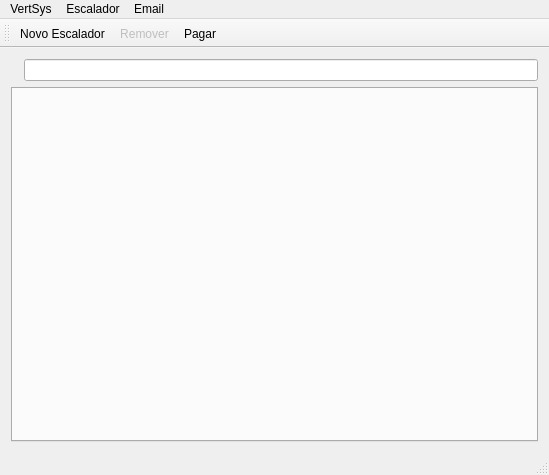
<?xml version="1.0" encoding="UTF-8"?>
<ui version="4.0">
 <class>MainWindow</class>
 <widget class="QMainWindow" name="MainWindow">
  <property name="geometry">
   <rect>
    <x>0</x>
    <y>0</y>
    <width>549</width>
    <height>475</height>
   </rect>
  </property>
  <property name="windowTitle">
   <string>MainWindow</string>
  </property>
  <widget class="QWidget" name="centralWidget">
   <layout class="QVBoxLayout" name="verticalLayout">
    <item>
     <layout class="QHBoxLayout" name="horizontalLayout">
      <item>
       <widget class="QLabel" name="label">
        <property name="maximumSize">
         <size>
          <width>21</width>
          <height>21</height>
         </size>
        </property>
        <property name="text">
         <string/>
        </property>
        <property name="pixmap">
         <pixmap resource="icons.qrc">:/general/icons/Search-icon.png</pixmap>
        </property>
        <property name="scaledContents">
         <bool>true</bool>
        </property>
       </widget>
      </item>
      <item>
       <widget class="QLineEdit" name="lineEdit_search"/>
      </item>
     </layout>
    </item>
    <item>
     <widget class="TabWidget" name="tabWidget"/>
    </item>
   </layout>
  </widget>
  <widget class="QMenuBar" name="menuBar">
   <property name="geometry">
    <rect>
     <x>0</x>
     <y>0</y>
     <width>549</width>
     <height>22</height>
    </rect>
   </property>
   <widget class="QMenu" name="menuVertSys">
    <property name="title">
     <string>VertSys</string>
    </property>
    <addaction name="actionNew_Climber"/>
   </widget>
   <widget class="QMenu" name="menuEscalador">
    <property name="title">
     <string>Escalador</string>
    </property>
    <addaction name="actionRemove_Climber"/>
    <addaction name="actionToggleActivity_Climber"/>
    <addaction name="actionPay_Climber"/>
   </widget>
   <widget class="QMenu" name="menuEmail">
    <property name="title">
     <string>Email</string>
    </property>
   </widget>
   <addaction name="menuVertSys"/>
   <addaction name="menuEscalador"/>
   <addaction name="menuEmail"/>
  </widget>
  <widget class="QToolBar" name="mainToolBar">
   <property name="iconSize">
    <size>
     <width>48</width>
     <height>48</height>
    </size>
   </property>
   <attribute name="toolBarArea">
    <enum>TopToolBarArea</enum>
   </attribute>
   <attribute name="toolBarBreak">
    <bool>false</bool>
   </attribute>
   <addaction name="actionNew_Climber"/>
   <addaction name="actionRemove_Climber"/>
   <addaction name="actionPay_Climber"/>
  </widget>
  <widget class="QStatusBar" name="statusBar"/>
  <action name="actionNew_Climber">
   <property name="icon">
    <iconset resource="icons.qrc">
     <normaloff>:/general/icons/New-climber.png</normaloff>:/general/icons/New-climber.png</iconset>
   </property>
   <property name="text">
    <string>Novo Escalador</string>
   </property>
  </action>
  <action name="actionRemove_Climber">
   <property name="enabled">
    <bool>false</bool>
   </property>
   <property name="icon">
    <iconset resource="icons.qrc">
     <normaloff>:/general/icons/Rem-climber.png</normaloff>:/general/icons/Rem-climber.png</iconset>
   </property>
   <property name="text">
    <string>Remover</string>
   </property>
  </action>
  <action name="actionToggleActivity_Climber">
   <property name="checkable">
    <bool>true</bool>
   </property>
   <property name="text">
    <string>Inativar</string>
   </property>
  </action>
  <action name="actionPay_Climber">
   <property name="icon">
    <iconset resource="icons.qrc">
     <normaloff>:/general/icons/paying.png</normaloff>:/general/icons/paying.png</iconset>
   </property>
   <property name="text">
    <string>Pagar</string>
   </property>
  </action>
 </widget>
 <layoutdefault spacing="6" margin="11"/>
 <customwidgets>
  <customwidget>
   <class>TabWidget</class>
   <extends>QTabWidget</extends>
   <header>tabwidget.h</header>
   <container>1</container>
  </customwidget>
 </customwidgets>
 <resources>
  <include location="icons.qrc"/>
 </resources>
 <connections/>
</ui>
